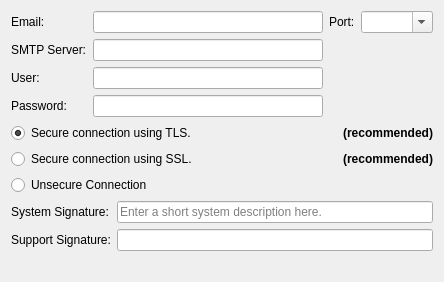
<?xml version="1.0" encoding="UTF-8"?>
<ui version="4.0">
 <class>SmtpAdvancedSettingsWidget</class>
 <widget class="QWidget" name="SmtpAdvancedSettingsWidget">
  <property name="geometry">
   <rect>
    <x>0</x>
    <y>0</y>
    <width>444</width>
    <height>268</height>
   </rect>
  </property>
  <layout class="QVBoxLayout" name="verticalLayout">
   <item>
    <widget class="QFrame" name="horizontalFrame">
     <layout class="QHBoxLayout" name="horizontalLayout">
      <property name="leftMargin">
       <number>0</number>
      </property>
      <property name="topMargin">
       <number>0</number>
      </property>
      <property name="rightMargin">
       <number>0</number>
      </property>
      <property name="bottomMargin">
       <number>0</number>
      </property>
      <item>
       <layout class="QFormLayout" name="formLayout">
        <property name="fieldGrowthPolicy">
         <enum>QFormLayout::AllNonFixedFieldsGrow</enum>
        </property>
        <item row="1" column="0">
         <widget class="QLabel" name="serverLabel">
          <property name="text">
           <string>SMTP Server:</string>
          </property>
          <property name="buddy">
           <cstring>serverLineEdit</cstring>
          </property>
         </widget>
        </item>
        <item row="1" column="1">
         <widget class="QLineEdit" name="serverLineEdit"/>
        </item>
        <item row="2" column="0">
         <widget class="QLabel" name="userLabel">
          <property name="text">
           <string>User:</string>
          </property>
          <property name="buddy">
           <cstring>userLineEdit</cstring>
          </property>
         </widget>
        </item>
        <item row="2" column="1">
         <widget class="QLineEdit" name="userLineEdit"/>
        </item>
        <item row="3" column="0">
         <widget class="QLabel" name="passwordLabel">
          <property name="text">
           <string>Password:</string>
          </property>
          <property name="buddy">
           <cstring>passwordLineEdit</cstring>
          </property>
         </widget>
        </item>
        <item row="3" column="1">
         <widget class="QLineEdit" name="passwordLineEdit">
          <property name="echoMode">
           <enum>QLineEdit::Password</enum>
          </property>
         </widget>
        </item>
        <item row="0" column="0">
         <widget class="QLabel" name="emailLabel">
          <property name="text">
           <string>Email:</string>
          </property>
          <property name="buddy">
           <cstring>emailLineEdit</cstring>
          </property>
         </widget>
        </item>
        <item row="0" column="1">
         <widget class="QLineEdit" name="emailLineEdit"/>
        </item>
       </layout>
      </item>
      <item>
       <layout class="QFormLayout" name="formLayout_2">
        <item row="0" column="0">
         <widget class="QLabel" name="portLabel">
          <property name="text">
           <string>Port:</string>
          </property>
          <property name="buddy">
           <cstring>portComboBox</cstring>
          </property>
         </widget>
        </item>
        <item row="0" column="1">
         <widget class="QComboBox" name="portComboBox">
          <property name="editable">
           <bool>true</bool>
          </property>
         </widget>
        </item>
       </layout>
      </item>
     </layout>
    </widget>
   </item>
   <item>
    <layout class="QGridLayout" name="gridLayout">
     <item row="2" column="0">
      <widget class="QRadioButton" name="unsecuredRadioButton">
       <property name="text">
        <string>Unsecure Connection</string>
       </property>
      </widget>
     </item>
     <item row="0" column="1">
      <widget class="QLabel" name="tlsRecommendedLabel">
       <property name="font">
        <font>
         <weight>75</weight>
         <bold>true</bold>
        </font>
       </property>
       <property name="text">
        <string>(recommended)</string>
       </property>
       <property name="alignment">
        <set>Qt::AlignRight|Qt::AlignTrailing|Qt::AlignVCenter</set>
       </property>
       <property name="buddy">
        <cstring>tlsRadioButton</cstring>
       </property>
      </widget>
     </item>
     <item row="0" column="0">
      <widget class="QRadioButton" name="tlsRadioButton">
       <property name="layoutDirection">
        <enum>Qt::LeftToRight</enum>
       </property>
       <property name="text">
        <string>Secure connection using TLS.</string>
       </property>
       <property name="checked">
        <bool>true</bool>
       </property>
      </widget>
     </item>
     <item row="1" column="0">
      <widget class="QRadioButton" name="sslRadioButton">
       <property name="text">
        <string>Secure connection using SSL.</string>
       </property>
      </widget>
     </item>
     <item row="1" column="1">
      <widget class="QLabel" name="sslRecommendedLabel">
       <property name="font">
        <font>
         <weight>75</weight>
         <bold>true</bold>
        </font>
       </property>
       <property name="text">
        <string>(recommended)</string>
       </property>
       <property name="alignment">
        <set>Qt::AlignRight|Qt::AlignTrailing|Qt::AlignVCenter</set>
       </property>
       <property name="buddy">
        <cstring>sslRadioButton</cstring>
       </property>
      </widget>
     </item>
    </layout>
   </item>
   <item>
    <layout class="QFormLayout" name="formLayout_5">
     <item row="0" column="0">
      <widget class="QLabel" name="signatureLabel">
       <property name="text">
        <string>System Signature:</string>
       </property>
       <property name="buddy">
        <cstring>signatureLineEdit</cstring>
       </property>
      </widget>
     </item>
     <item row="0" column="1">
      <widget class="QLineEdit" name="signatureLineEdit">
       <property name="placeholderText">
        <string>Enter a short system description here.</string>
       </property>
      </widget>
     </item>
     <item row="1" column="0">
      <widget class="QLabel" name="supportEmailLabel">
       <property name="text">
        <string>Support Signature:</string>
       </property>
       <property name="buddy">
        <cstring>supportLinkLineEdit</cstring>
       </property>
      </widget>
     </item>
     <item row="1" column="1">
      <widget class="QLineEdit" name="supportLinkLineEdit"/>
     </item>
     <item row="2" column="1">
      <widget class="QLabel" name="supportEmailWarningLabel">
       <property name="text">
        <string/>
       </property>
      </widget>
     </item>
    </layout>
   </item>
   <item>
    <spacer name="verticalSpacer">
     <property name="orientation">
      <enum>Qt::Vertical</enum>
     </property>
     <property name="sizeHint" stdset="0">
      <size>
       <width>20</width>
       <height>40</height>
      </size>
     </property>
    </spacer>
   </item>
  </layout>
 </widget>
 <tabstops>
  <tabstop>emailLineEdit</tabstop>
  <tabstop>portComboBox</tabstop>
  <tabstop>serverLineEdit</tabstop>
  <tabstop>userLineEdit</tabstop>
  <tabstop>passwordLineEdit</tabstop>
  <tabstop>tlsRadioButton</tabstop>
  <tabstop>sslRadioButton</tabstop>
  <tabstop>unsecuredRadioButton</tabstop>
  <tabstop>signatureLineEdit</tabstop>
  <tabstop>supportLinkLineEdit</tabstop>
 </tabstops>
 <resources/>
 <connections/>
</ui>
